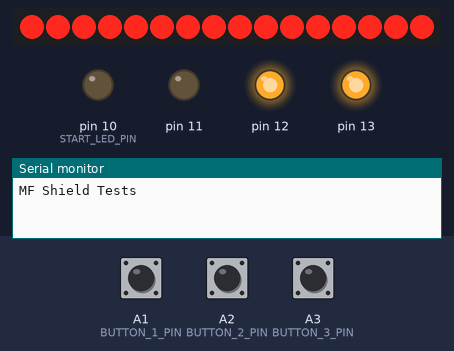
Recording of a sketch running on a simulated Arduino Uno, built with avr-gcc and run on an emulated ATmega328P. Shown: 16 shift-register outputs drawn as a row of LEDs (first output left, lit = HIGH), output pins drawn as LEDs (lit = HIGH), the last lines printed to the serial monitor. Wiring (inferred from the names in the program): 2 × shift register (74HC595): data pin 8; shift clock pin 7; latch pin 4. Wiring (inferred from the signals the program sends): row of LEDs: on Q0, Q1, Q2, Q3, Q4, Q5, Q6, Q7, Q8, Q9, Q10, Q11, Q12, Q13, Q14, Q15. The test bench sets the inputs (shaded band); at power-on: A2 (BUTTON_2_PIN) HIGH, A1 (BUTTON_1_PIN) HIGH, A3 (BUTTON_3_PIN) HIGH. Random numbers use the default seed unless the sketch sets one; pins used as bus, display or sensor lines are not drawn.

Above: at 1.2 s.
1.3 s: A2 (BUTTON_2_PIN) pulled LOW for 0.15 s
At 1.57 s:
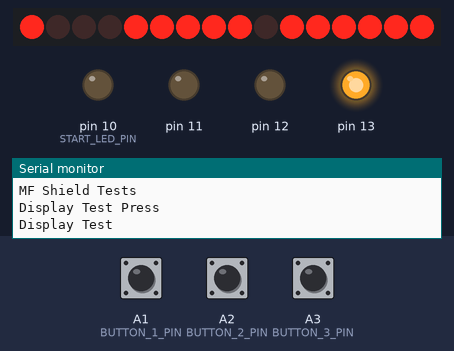
2.0 s: A1 (BUTTON_1_PIN) pulled LOW for 0.15 s
At 2.49 s:
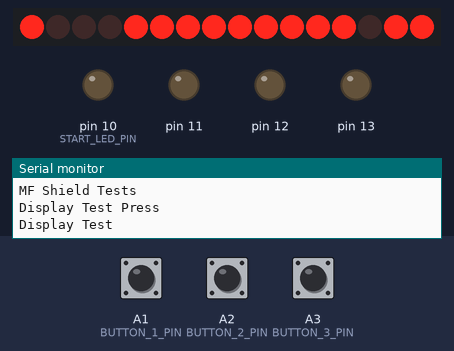
2.7 s: A3 (BUTTON_3_PIN) pulled LOW for 1 s
4.3 s: A1 (BUTTON_1_PIN) pulled LOW for 1 s
5.9 s: A3 (BUTTON_3_PIN) pulled LOW for 3.2 s
At 9.7 s:
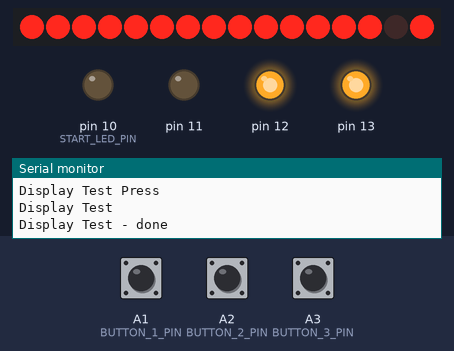
10.6 s: A2 (BUTTON_2_PIN) pulled LOW for 1 s
At 11.73 s:
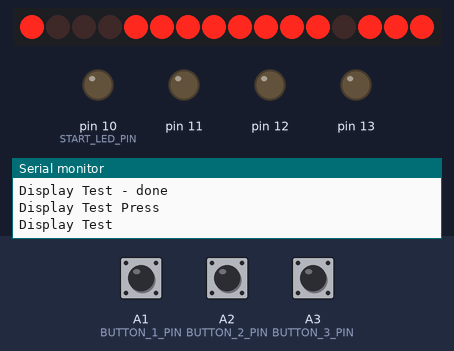
Timing chart, 0 to 13.2 s (numbered marks = the images above; inputs shaded):
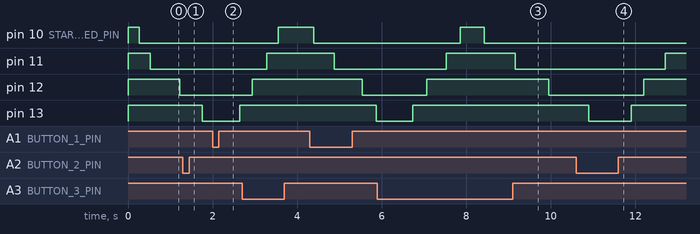

The sketch:

mfs_random_gen.ino
```cpp
/**
 * @file mfs_control_by_uart.info
 * @section description
 * Control Multifunctional Shield with buttons
 * - LEDs test: on and off LEDs
 * - Display test: All segments and Hexadecimal digits
 * - Random number on Display
 * @section author PR0Maks
 * @section github
 * https://github.com/maks-ushakov/arduino-experiments/arduino/mfs_random_gen
 * @section simulation
 * https://www.tinkercad.com/things/2toP4bNdBqG-mfun-sield-display-and-buttons
 */
#include "MFS_LED.h"
#include "MFS_Display.h"


// Board Definitions
#define BUTTON_1_PIN  A1
#define BUTTON_2_PIN  A2
#define BUTTON_3_PIN  A3

#define LATCH_PIN     4
#define CLK_PIN       7
#define DATA_PIN      8

// Global variables

unsigned long previousTime = 0;
unsigned long previousLedTime = 0;
unsigned long previousDisplayTime = 0;

MFS_LED mfs_led(4);
MFS_Display mfs_display(DATA_PIN, CLK_PIN, LATCH_PIN);

bool isLedTest = true;
uint8_t ledCurrentTest = 0;
uint8_t ledTestCounter = 0;
uint8_t ledOrigTests = 2;
long ledTestPeriod = 250;

bool isDisplayTest = false;
int8_t displayCurrentTest = -1;
uint8_t displayTestCounter = 0;
uint8_t displayTestDigit = 0;
long displayTestPeriod = 100;

void setup()
{
  pinMode(BUTTON_1_PIN, INPUT);
  pinMode(BUTTON_2_PIN, INPUT);
  pinMode(BUTTON_3_PIN, INPUT);

  // Timer0 is already used for millis() - we'll just interrupt somewhere
  // in the middle and call the "Compare A" function below
  OCR0A = 0xFF;
  TIMSK0 |= _BV(OCIE0A);

  mfs_led.init();
  mfs_led.reset();
  //ledTest(0);
  mfs_display.init();
  mfs_display.reset();
  mfs_display.on();
  mfs_display.setUpdateTime(500);
  //displayTest();
  randomSeed(analogRead(A5));
  Serial.begin(9600);
  Serial.println(F("MF Shield Tests"));
}

void loop()
{
  unsigned long currentMillis = millis();
  // mfs_display.update(currentMillis);
  if(currentMillis - previousTime > 250) {
    uint8_t button1 = digitalRead(BUTTON_1_PIN);
    uint8_t button2 = digitalRead(BUTTON_2_PIN);
    uint8_t button3 = digitalRead(BUTTON_3_PIN);

    if ((button1 == LOW)&& !isLedTest) {
      isLedTest = true;
      Serial.println("Led Test");
    }
    if ((button3 == LOW) && !isDisplayTest) {
      int randNumber = random(99);
      mfs_display.showNice(randNumber);
    }
    else if ((button2 == LOW ) && !isDisplayTest ) {
      isDisplayTest = true;
      Serial.println("Display Test Press");
    }
  }
}


// Interrupt is called once a millisecond,
SIGNAL(TIMER0_COMPA_vect)
{
  unsigned long currentMillis = millis();
  mfs_display.update(currentMillis);
  if (isDisplayTest) displayTest(currentMillis);
  if (isLedTest) ledTest(currentMillis);
}

int ledTest(unsigned long currentMillis) {
    if (ledCurrentTest > 3 * ledOrigTests) {
      isLedTest = false;
      ledCurrentTest = 0;
      ledTestCounter = 0;
      mfs_led.reset();
      Serial.println("Led Test - done");
      return 0;
    }
    if (currentMillis - previousLedTime > ledTestPeriod) {
      previousLedTime = currentMillis;
      if (ledCurrentTest % ledOrigTests == 0) {
        if (ledTestCounter < mfs_led.size()) {
          mfs_led.setLed(ledTestCounter);
          ledTestCounter++;
        } else {
          ledCurrentTest++;
          ledTestCounter = 0;
        }
        return 0;
      }

      if (ledCurrentTest % ledOrigTests == 1) {
        if (ledTestCounter < mfs_led.size()) {
          mfs_led.clearLed(mfs_led.size() - ledTestCounter - 1);
          ledTestCounter++;
        } else {
          ledCurrentTest++;
          ledTestCounter = 0;
        }
        return 0;
      }
    }
};

uint8_t displayTest(unsigned long currentMillis) {
  if (displayCurrentTest < 0) {
    displayCurrentTest = 0;
    mfs_display.reset();
    mfs_display.updateOff();
    Serial.println("Display Test");
    return 0;
  }
  if (displayCurrentTest > 0) {
    isDisplayTest = false;
    mfs_display.updateOn();
    mfs_display.reset();
    Serial.println("Display Test - done");
    displayCurrentTest = -1;
    displayTestDigit = 0;
    displayTestCounter = 0;
    return 0;
  }
  if (currentMillis - previousDisplayTime > displayTestPeriod) {
    previousDisplayTime = currentMillis;
    if (displayCurrentTest == 0) {
      if (displayTestDigit < 4) {
        mfs_display.writeValue(displayTestDigit, 0);
        if (displayTestCounter < 6) {
          mfs_display.writeValue(displayTestDigit, (0x01 << displayTestCounter)^0xff);
          displayTestCounter++;
        } else {
          displayTestDigit++;
          displayTestCounter = 0;
        }
      } else {
        displayCurrentTest++;
      }
      return 0;
    }
  }
}
```

MFS_Display.cpp
```cpp
#include "Arduino.h"
#include <WString.h>
#include "MFS_Display.h"

#define DIGIT_OFF 0xFF
#define MINUS_SIGN 0b10111111
#define OVER_SIGN 0b10111111
#define NUM_DIGIT 4

const byte SEGMENT_SELECT[] = {0xF1,0xF2,0xF4,0xF8};
const byte SEGMENT_MAP_DIGIT[] = {
  //HGFEDCBA
  0xC0, // 0
  0xF9, // 1
  0xA4, // 2
  0xB0, // 3
  0x99, // 4
  0x92, // 5
  0x82, // 6
  0xF8, // 7
  0X80, // 8
  0X90, // 9
  0b10001000, // A
  0b10000011, // B
  0b11000110, // C
  0b10100001, // D
  0b10000110, // E
  0b10001110, // F
  };

MFS_Display::MFS_Display(byte data, byte clk, byte latch)
  {
    latchPin = latch;
    dataPin = data;
    clkPin = clk;
    updateTime = 50;
    previousMillis = 0;
  };

  void MFS_Display::init(){
    pinMode(latchPin,OUTPUT);
    pinMode(clkPin,OUTPUT);
    pinMode(dataPin,OUTPUT);

    // writeValue(0,255);
  };

  void MFS_Display::setUpdateTime(long time) {
    updateTime = time;
  }

  void MFS_Display::writeDigit(byte segment, byte data)
  {
    writeValue(segment, SEGMENT_MAP_DIGIT[data]);
    //setData(segment, SEGMENT_MAP_DIGIT[data]);
  };

  byte MFS_Display::showInt(long number, byte format, bool show_sign) {
    reset();
    uint8_t start = 3;
    uint8_t end = 0;

    long limit = long(format) * long(format) * long(format) * long(format) - 1;
    if (number > limit) {
      showOverValue();
      return 0;
    }
    if (show_sign) {
      end = 1;
      int8_t tmp = byte(number);
      if (tmp < 0) {
        setData(0, MINUS_SIGN);
        number = - tmp;
      }
    }
    for (int i = start; i >= end; i--) {
      int last = number % format;
      setData(i, SEGMENT_MAP_DIGIT[last]);
      number /= format;
      if (number == 0) {
        break;
      }
    }
    updateOn();
    return 1;
  }

  void MFS_Display::showOverValue() {
    for (byte i = 0; i < 4; i++){
    	setData(i, OVER_SIGN);
    }
    updateOn();
  }

  byte MFS_Display::showNice(uint8_t number) {
    uint8_t limit = 99;
    uint8_t format = 10;
    if (number > limit) {
      number = number % 100;
    }
    setData(0, MINUS_SIGN);
    setData(3, MINUS_SIGN);
    uint8_t start = 2, end = 1;
    for (int i = start; i >= end; i--) {
      int last = number % format;
      setData(i, SEGMENT_MAP_DIGIT[last]);
      number /= format;
      if (number == 0) {
        break;
      }
    }
    updateOn();
    return 1;
  }

  void MFS_Display::setData(byte index, byte data) {
  	displayData[index] = data;
  };

  void MFS_Display::show()
  {
    	writeValue(currentDigit, displayData[currentDigit]);
      nextDigit();
  };

  void MFS_Display::nextDigit()
  {
    currentDigit++;
    if (currentDigit > 3) {
      currentDigit = 0;
    }
  }

  void MFS_Display::writeValue(byte segment, byte value)
  {
    digitalWrite(latchPin, LOW);
    shiftOut(dataPin, clkPin, MSBFIRST, value);
    shiftOut(dataPin, clkPin, MSBFIRST, SEGMENT_SELECT[segment]);
    digitalWrite(latchPin, HIGH);
  };

  void MFS_Display::reset()
  {
    updateOff();
    for (int digit = 0; digit < 4; digit++) {
      writeValue(digit, 0xff);
      displayData[digit] = 0xff;
    }
  };

  void MFS_Display::off()
  {
    updateOff();
    for (int digit = 0; digit < 4; digit++) {
      writeValue(digit, 0xff);
    }
  };

  void MFS_Display::on()
  {
    updateOn();
  };

void MFS_Display::updateOn() {
  needUpdate = true;
}

void MFS_Display::updateOff() {
  needUpdate = false;
}

void MFS_Display::update(unsigned long currentMillis)
  {
    // check to see if it's time to change the state of the LED
    if (needUpdate && (currentMillis - previousMillis >= updateTime))
    {
      show();
    }
};

String MFS_Display::getStatus()
{
  return needUpdate ? "ON" : "OFF";
}

void MFS_Display::info()
{
  Serial.print(F("Display\n\rPINS:\r\nCLK: "));
  Serial.print(clkPin);
  Serial.print(F("; DATA: "));
  Serial.print(dataPin);
  Serial.print(F("; Latch: "));
  Serial.println(latchPin);
  Serial.print(F("Update: "));
  Serial.println(getStatus());
  Serial.print(F("Update time: "));
  Serial.println(updateTime);
  Serial.print(F("Current digit: "));
  Serial.println(currentDigit);
  Serial.println(F("Data by digit:"));
  Serial.print(displayData[0], HEX);
  Serial.print(F(" : "));
  Serial.print(displayData[1], HEX);
  Serial.print(F(" : "));
  Serial.print(displayData[2], HEX);
  Serial.print(F(" : "));
  Serial.println(displayData[3], HEX);
}
```

MFS_Display.h
```cpp
/**
* Display driver
* In Multifunctional shield display
* controlled by 2 74hc595.
* This driver can help to deal with them.
*/
#include <WString.h>

#ifndef MFS_DISPLAY_H_
#define MFS_DISPLAY_H_ 300

#define NUM_DIGIT 4
/**
 * Display class
 */
class MFS_Display
{
  private:
    byte latchPin;
    byte clkPin;
    byte dataPin;
    int8_t currentDigit = 0;
    bool needUpdate = false;
    long updateTime = 50;
    unsigned long previousMillis;
    // Store for command symbol's code for each digit
    byte displayData[NUM_DIGIT];
    // update current digit number
    void nextDigit(void);
  public:
  /*!
    @brief Constructor.
    @param data - Pin number dor serial data
    @param clk  - Pin number for strobe impulse
    @param latch - Pin number for latch
   */
  MFS_Display(byte data, byte clk, byte latch);
    /**
     * Init pins for display
     */
    void init(void);
    /*!
      @brief Show digit directly, without digit store
      @param byte digit - Digit number
      @param byte value - value to show (0 - 15)
    */
    void writeDigit(byte, byte);
    /*!
      @brief Communicate with 74HC595 to write value to digit directly
      @param byte digit - Digit number
      @param byte value - & segment Code to show
     */
    void writeValue(byte segment, byte value);
    /*!
      @brief Put 7-segment code value to digit store
      @param byte digit - Digit number
      @param byte value - 7-segment code value
     */
    void setData(byte, byte);
    /*!
     @brief Show symbol code on current digit
     */
    void show(void);
    /*!
      @brief Parse number and fill digit store
      @param long number - number to show
      @param byte base - Number base (10 or 16)
      @param bool show_sign - Show minus symbol for 1 byte number
     */
    byte showInt(long, byte, bool);
    /*!
      @brief Parse number and fill digit store
      @param uint8_t number - number (10 - 99) to show
     */
    byte showNice(uint8_t);
    /**
     * Show symbols if number value is bigger than 4 digit.
     */
    void showOverValue(void);
    /**
     * Clean digit store and off display
     */
    void reset(void);
    /**
      @brief Update current digit in update time
      @param time - Current time in ms
     */
    void update(unsigned long);
    /*!
      @brief Change update time
      @param time - New update time in ms
     */
    void setUpdateTime(long);
    /**
     * Allow update process
     */
    void updateOn();
    /**
     * Deny update process
     */
    void updateOff();
    /**
     * Turn off display
     */
    void off();
    /**
     * Turn on display
     */
    void on();
    /**
     * Get readable on/off display status
     */
    String getStatus(void);
    /**
     * Print information about settings and digit store
     */
    void info(void);
};

#endif
```

MFS_LED.cpp
```cpp
#include "MFS_LED.h"
#include "Arduino.h"
#include <WString.h>

MFS_LED::MFS_LED(int n)
  {
    if (n > 4) {
      n = 4;
    }
    numLED = n;
    for (byte i = 0; i < n; i++) {
      leds[i] = startLED + i;
    }
  };

void MFS_LED::init()
  {
    for (byte i = 0; i < numLED; i++) {
      pinMode(leds[i], OUTPUT);
    }
  };

int MFS_LED::size() {
    return numLED;
  };

void MFS_LED::setLed(int ledIndex)
  {
    digitalWrite(leds[ledIndex], LOW);
  };

void MFS_LED::clearLed(int ledIndex)
  {
    if (checkIndex(ledIndex)) {
      digitalWrite(leds[ledIndex], HIGH);
    }
  };

void MFS_LED::toggleLed(int ledIndex)
  {
    if (checkIndex(ledIndex)) {
      int status = digitalRead(leds[ledIndex]);
      digitalWrite(leds[ledIndex], !status);
    }
  };

void MFS_LED::reset()
  {
    for (byte i = 0; i < numLED; i++) {
      clearLed(i);
    }
  };
int MFS_LED::getState(int ledIndex) {
  if (checkIndex(ledIndex)) {
    return digitalRead(leds[ledIndex]);
  }
}

String MFS_LED::getPrintState(int ledIndex) {
  if (checkIndex(ledIndex)) {
    return digitalRead(leds[ledIndex]) == LOW ? "ON" : "OFF";
  }
  return "NONE";
}

int MFS_LED::checkIndex(int ledIndex) {
  return ledIndex < numLED ? 1 : 0;
}
```

MFS_LED.h
```cpp
#include <WString.h>

#ifndef MFS_LED_H_
#define MFS_LED_H_ 300

#define NUM_LEDS 4
#define START_LED_PIN 10
/**
* @class
* dealing with board LEDs by its number
*/
class MFS_LED
{
  private:
    //LED pins
    int leds[NUM_LEDS];
    int numLED;
    //
    int startLED = START_LED_PIN;
    int checkIndex(int ledIndex);
    //@TODO: add state for fast led update
  public:
    /**
     * Constructor.
     * @param numLEDs - Number of used LEDs (1 - 4)
     */
    MFS_LED(int numLEDs);
    void init();
    int size();
    /**
     * Make LED active (ON)
     *
     * @param ledIndex - Number of led
     */
    void setLed(int ledIndex);
    /**
     * Make LED unactive (OFF)
     *
     * @param ledIndex - Number of led
     */
    void clearLed(int ledIndex);
    /**
     * Toggle LED state (ON/OFF)
     *
     * @param ledIndex - Number of led
     */
    void toggleLed(int ledIndex);
    /**
     * Get state of LED
     *
     * @param ledIndex - Number of led
     */
    int getState(int ledIndex);
    /**
     * Get readable state of LED
     *
     * @param ledIndex - Number of led
     * @return string ON or OFF, NONE if wrong index
     */
    String getPrintState(int ledIndex);
    /**
    * Shut down all LEDs
    */
    void reset();
    //@TODO: add method for fast led update
};

#endif
```
